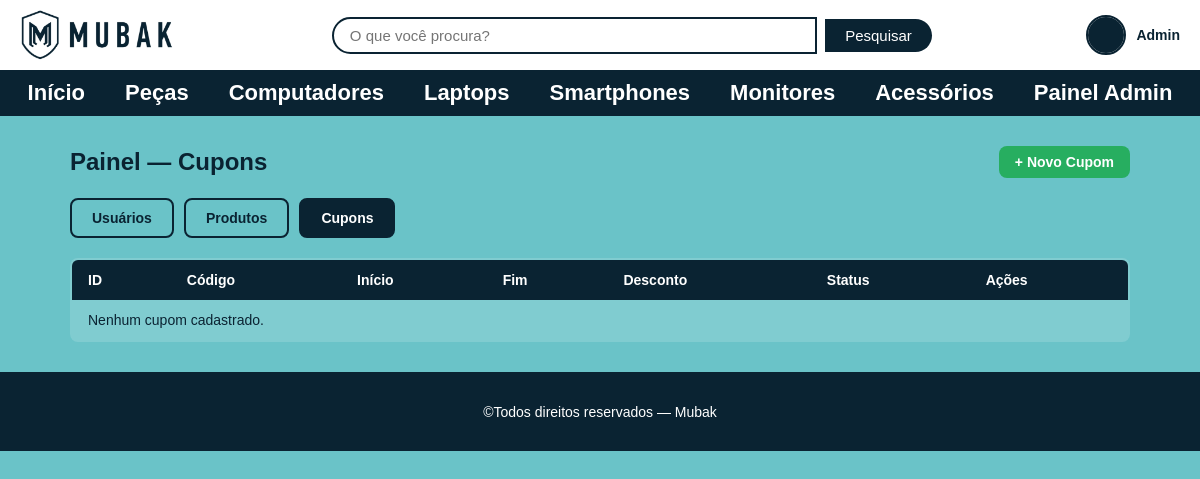
The app's page /admin/cupons (signed in), older data.
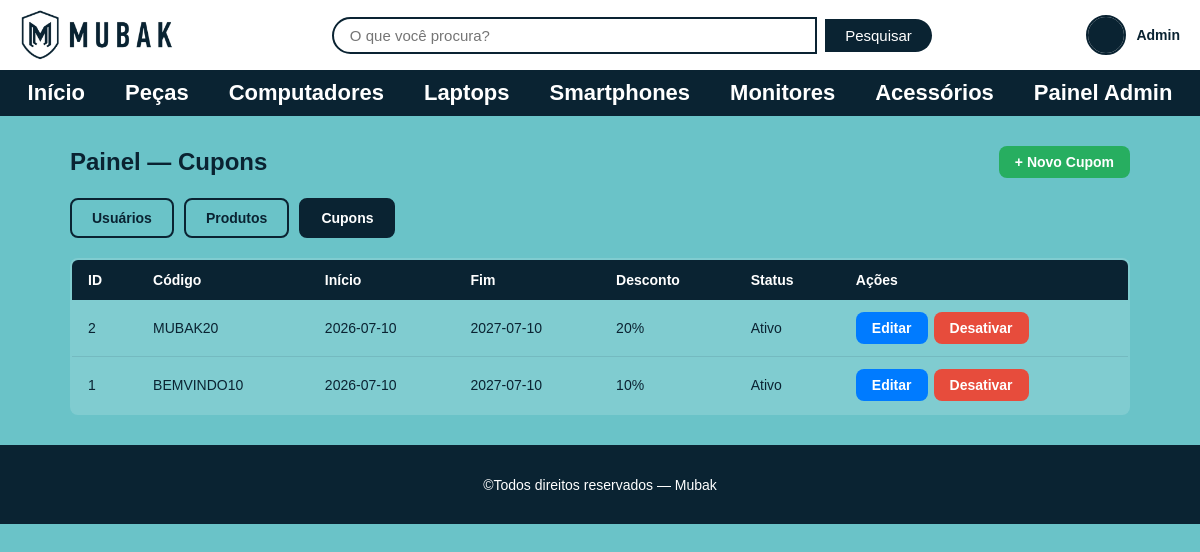
The same page, newer data.
### tables this page shows
CREATE TABLE usuario(
            id_usuario INTEGER PRIMARY KEY AUTOINCREMENT NOT NULL,
            nome varchar(50) NOT NULL,
            email varchar(50) NOT NULL,
            senha varchar(50) NOT NULL,
            telefone varchar(50) NOT NULL,
            cpf varchar(50) UNIQUE NOT NULL,
            data_nasc DATE NOT NULL,
            foto varchar NOT NULL,
            id_perfil INT NOT NULL,
            FOREIGN KEY(id_perfil) REFERENCES perfil(id_perfil)
        );

CREATE TABLE cupom(
            id_cupom INTEGER PRIMARY KEY AUTOINCREMENT NOT NULL,
            codigo varchar(50) NOT NULL,
            inicio DATE NOT NULL,
            fim DATE NOT NULL,
            valor float NOT NULL,
            ativo boolean NOT NULL
        );

### routes/admin_routes.py (the view)
@bp.route('/admin/cupons')
@admin_required
def admin_cupons():
    cupons = get_todos_cupons()
    return render_template('pages/admin_cupons.html', cupons=cupons)

### app.py (called while the page is built)
@app.before_request
def verificar_inatividade():
    if 'user_id' in session:
        agora = datetime.now()
        ultima_atividade = session.get('ultima_atividade')
        if ultima_atividade:
            ultima_atividade = datetime.fromisoformat(ultima_atividade)
            if agora - ultima_atividade > TEMPO_INATIVIDADE:
                session.clear()
                return redirect(url_for('auth.login'))
        session.permanent = True
        session['ultima_atividade'] = agora.isoformat()

### database.py (called while the page is built)
def get_db_connection():
    conn = sqlite3.connect(DATABASE)
    conn.row_factory = sqlite3.Row
    return conn

### models/cupom_model.py (called while the page is built)
def get_todos_cupons():
    conn = get_db_connection()
    rows = conn.execute('SELECT * FROM cupom ORDER BY id_cupom DESC').fetchall()
    conn.close()
    return rows

### models/usuario_model.py (called while the page is built)
def get_usuario_por_id(id_usuario):
    conn = get_db_connection()
    user = conn.execute(
        'SELECT * FROM usuario WHERE id_usuario=?', (id_usuario,)
    ).fetchone()
    conn.close()
    return user

### templates/pages/admin_cupons.html (shortened to what this page needs)
<!DOCTYPE html>
<html lang="pt-br">
<head>
    <link rel="stylesheet" href="{{ url_for('static', filename='css/reset.css') }}">
    <link rel="stylesheet" href="{{ url_for('static', filename='css/global.css') }}">
    <link rel="stylesheet" href="{{ url_for('static', filename='css/admin.css') }}">
    <link rel="stylesheet" href="{{ url_for('static', filename='css/responsive.css') }}">
</head>
<body>
    {% include 'partials/header.html' %}
    <main>
        <div class="admin_container">
            <div class="admin_topo">
                <h2>Painel — Cupons</h2>
                <a href="{{ url_for('admin.novo_cupom') }}" class="btn_admin btn_novo">
                    + Novo Cupom
                </a>
            </div>
            <div class="admin_tabs">
                <a href="{{ url_for('admin.painel') }}" class="tab_link">Usuários</a>
                <a href="{{ url_for('admin.admin_produtos') }}" class="tab_link">Produtos</a>
                <a href="{{ url_for('admin.admin_cupons') }}" class="tab_link ativo">Cupons</a>
            </div>
            <table class="admin_tabela">
                <thead>
                    <tr>
                        <th>ID</th>
                        <th>Código</th>
                        <th>Início</th>
                        <th>Fim</th>
                        <th>Desconto</th>
                        <th>Status</th>
                        <th>Ações</th>
                    </tr>
                </thead>
                <tbody>
                    {% for cupom in cupons %}
                    <tr>
                        <td>{{ cupom.id_cupom }}</td>
                        <td>{{ cupom.codigo }}</td>
                        <td>{{ cupom.inicio }}</td>
                        <td>{{ cupom.fim }}</td>
                        <td>{{ "%.0f"|format(cupom.valor) }}%</td>
                        <td>
                            <span class="status_badge {{ 'status_pago' if cupom.ativo else 'status_cancelado' }}">
                                {{ 'Ativo' if cupom.ativo else 'Inativo' }}
                            </span>
                        </td>
                        <td>
                            <div class="admin_tabela_acoes">
                                <a href="{{ url_for('admin.editar_cupom', id_cupom=cupom.id_cupom) }}"
                                   class="btn_admin btn_editar">Editar</a>
                                <a href="{{ url_for('admin.alternar_cupom_view', id_cupom=cupom.id_cupom) }}"
                                   class="btn_admin {{ 'btn_excluir' if cupom.ativo else 'btn_novo' }}"
                                   onclick="return confirm('{{ 'Desativar' if cupom.ativo else 'Ativar' }} este cupom?')">
                                    {{ 'Desativar' if cupom.ativo else 'Ativar' }}
                                </a>
                            </div>
                        </td>
                    </tr>
                    {% else %}
                    <tr><td colspan="7">Nenhum cupom cadastrado.</td></tr>
                    {% endfor %}
                </tbody>
            </table>
        </div>
    </main>
    {% include 'partials/footer.html' %}
</body>
</html>

### templates/partials/header.html (shortened to what this page needs)
<header class="header">
    <figure class="header_logo">
        <a href="{{ url_for('index') }}">
            <img src="{{ url_for('static', filename='images/mubak_logo.png') }}" alt="Logo Mubak">
        </a>
    </figure>
    <section class="header_barra_pesquisa">
        <form action="{{ url_for('produto.pesquisar') }}" method="GET">
            <input type="search" name="q" placeholder="O que você procura?"
                   value="{{ busca|default('') }}" aria-label="Pesquisar">
            <button type="submit">Pesquisar</button>
        </form>
    </section>
    <div class="header_usuario">
        {% if session.user_id %}
            <a href="{{ url_for('user.perfil') }}" title="Ir para meu perfil">
                <img class="header_usuario_avatar"
                     src="{{ url_for('static', filename='uploads/' + (session.user_foto or 'default.png')) }}"
                     alt="Foto de {{ session.user_nome }}">
                <span class="header_usuario_nome">{{ session.user_nome }}</span>
            </a>
        {% endif %}
    </div>
</header>
<nav class="menu_principal">
    <ul>
        <li><a href="{{ url_for('index') }}">Início</a></li>
        <li><a href="{{ url_for('produto.produtos', categoria='Peças') }}">Peças</a></li>
        <li><a href="{{ url_for('produto.produtos', categoria='Computadores') }}">Computadores</a></li>
        <li><a href="{{ url_for('produto.produtos', categoria='Laptops') }}">Laptops</a></li>
        <li><a href="{{ url_for('produto.produtos', categoria='Smartphones') }}">Smartphones</a></li>
        <li><a href="{{ url_for('produto.produtos', categoria='Monitores') }}">Monitores</a></li>
        <li><a href="{{ url_for('produto.produtos', categoria='Acessórios') }}">Acessórios</a></li>
        {% if session.user_id %}
            {% if session.is_admin %}
            <li><a href="{{ url_for('admin.painel') }}">Painel Admin</a></li>
            {% else %}
            <li><a href="{{ url_for('favorito.favoritos') }}">Favoritos</a></li>
            <li><a href="{{ url_for('carrinho.carrinho') }}">Carrinho</a></li>
            {% endif %}
        {% endif %}
    </ul>
</nav>

### templates/partials/footer.html (shortened to what this page needs)
<footer class="footer">
    <h2>©Todos direitos reservados — Mubak</h2>
</footer>

### static/css/global.css (style rules this page uses)
:root { --cor-primaria: #0a2332; --cor-fundo: #6ac3c8; --cor-branca: #ffffff; --cor-texto-claro: #ffffff; --cor-destaque: #007BFF; --cor-perigo: #e74c3c; --cor-sucesso: #27ae60; --borda-radius: 8px; --sombra: 0 2px 8px rgba(0, 0, 0, 0.2); }
body { background-color: var(--cor-fundo); font-family: sans-serif; }
h2 { text-align: center; margin-bottom: 1%; margin-top: 1%; font-family: sans-serif; width: 100%; }
.header { display: flex; align-items: center; justify-content: space-between; padding: 10px 20px; background-color: var(--cor-branca); }
.header_barra_pesquisa { flex: 1; display: flex; justify-content: center; }
.header_barra_pesquisa form { display: flex; align-items: center; gap: 8px; width: 100%; max-width: 600px; }
.header_barra_pesquisa input[type="search"] { flex: 1; padding: 8px 16px; border: 2px solid var(--cor-primaria); border-radius: 25px 0 0 25px; font-size: 15px; outline: none; }
.header_barra_pesquisa button { padding: 8px 20px; background-color: var(--cor-primaria); color: var(--cor-branca); border: none; border-radius: 0 25px 25px 0; cursor: pointer; font-size: 15px; transition: background-color 0.3s; }
.header_logo img { display: block; max-height: 50px; }
.header_usuario { display: flex; align-items: center; gap: 10px; }
.header_usuario_avatar { width: 40px; height: 40px; border-radius: 50%; object-fit: cover; border: 2px solid var(--cor-primaria); }
.header_usuario_nome { font-size: 14px; font-weight: bold; color: var(--cor-primaria); white-space: nowrap; }
.header_usuario a { display: flex; align-items: center; gap: 10px; text-decoration: none; }
.menu_principal { background-color: var(--cor-primaria); padding: 10px 0; }
.menu_principal ul { display: flex; justify-content: center; list-style: none; margin: 0; padding: 0; gap: 40px; }
.menu_principal a { text-decoration: none; color: var(--cor-branca); font-family: sans-serif; font-weight: bold; font-size: 22px; transition: color 0.3s; }
.footer { background-color: var(--cor-primaria); padding: 20px; text-align: center; }
.footer h2 { color: var(--cor-branca); font-size: 14px; font-weight: normal; }

### static/css/admin.css (style rules this page uses)
.admin_container { max-width: 1100px; margin: 30px auto; padding: 0 20px; }
.admin_topo { display: flex; justify-content: space-between; align-items: center; margin-bottom: 20px; flex-wrap: wrap; gap: 12px; }
.admin_topo h2 { color: var(--cor-primaria); width: auto; text-align: left; margin: 0; }
.admin_tabs { display: flex; gap: 10px; margin-bottom: 20px; }
.tab_link { padding: 10px 20px; border: 2px solid var(--cor-primaria); border-radius: var(--borda-radius); font-size: 14px; font-weight: bold; color: var(--cor-primaria); text-decoration: none; transition: all 0.2s; }
.tab_link:hover, .tab_link.ativo { background: var(--cor-primaria); color: var(--cor-branca); }
.btn_admin { padding: 8px 16px; border: none; border-radius: var(--borda-radius); font-size: 14px; font-weight: bold; cursor: pointer; text-decoration: none; display: inline-block; transition: opacity 0.2s; }
.btn_novo { background: var(--cor-sucesso); color: var(--cor-branca); }
.btn_editar { background: var(--cor-destaque); color: var(--cor-branca); }
.btn_excluir { background: var(--cor-perigo); color: var(--cor-branca); }
.admin_tabela { width: 100%; border-collapse: collapse; background: rgba(255, 255, 255, 0.15); border: 2px solid var(--cor-primaria); border-radius: var(--borda-radius); overflow: hidden; }
.admin_tabela th { background: var(--cor-primaria); color: var(--cor-branca); padding: 12px 16px; text-align: left; font-size: 14px; }
.admin_tabela td { padding: 12px 16px; border-bottom: 1px solid rgba(10, 35, 50, 0.1); font-size: 14px; color: var(--cor-primaria); vertical-align: middle; }
.admin_tabela tr:last-child td { border-bottom: none; }
.admin_tabela_acoes { display: flex; gap: 6px; flex-wrap: wrap; }

Row changes from the older to the newer data that the page shows:
added cupom: id_cupom "2", codigo "MUBAK20", inicio "2026-07-10", fim "2027-07-10", valor "20", ativo "Ativo", ativo "Desativar"
added cupom: id_cupom "1", codigo "BEMVINDO10", inicio "2026-07-10", fim "2027-07-10", valor "10", ativo "Ativo", ativo "Desativar"
Text that changed along with them:
text no longer shown: "Nenhum cupom cadastrado."
